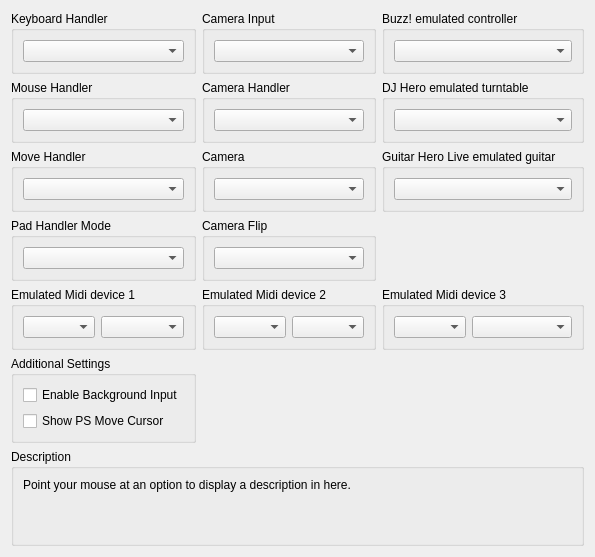
      <widget class="QWidget" name="inputTab">
       <attribute name="title">
        <string>I/O</string>
       </attribute>
       <layout class="QVBoxLayout" name="inputTab_layout">
        <item>
         <layout class="QGridLayout" name="ioGridLayout">
          <item row="2" column="2">
           <widget class="QGroupBox" name="gb_ghltar_emulated">
            <property name="title">
             <string>Guitar Hero Live emulated guitar</string>
            </property>
            <layout class="QVBoxLayout" name="gb_ghltar_emulated_layout">
             <item>
              <widget class="QComboBox" name="ghltarBox"/>
             </item>
            </layout>
           </widget>
          </item>
          <item row="2" column="0">
           <widget class="QGroupBox" name="gb_move_handler">
            <property name="title">
             <string>Move Handler</string>
            </property>
            <layout class="QVBoxLayout" name="gb_move_handler_layout">
             <item>
              <widget class="QComboBox" name="moveBox"/>
             </item>
            </layout>
           </widget>
          </item>
          <item row="1" column="2">
           <widget class="QGroupBox" name="gb_turntable_emulated">
            <property name="title">
             <string>DJ Hero emulated turntable</string>
            </property>
            <layout class="QVBoxLayout" name="gb_turntable_emulated_layout">
             <item>
              <widget class="QComboBox" name="turntableBox"/>
             </item>
            </layout>
           </widget>
          </item>
          <item row="1" column="0">
           <widget class="QGroupBox" name="gb_mouse_handler">
            <property name="title">
             <string>Mouse Handler</string>
            </property>
            <layout class="QVBoxLayout" name="gb_mouse_handler_layout">
             <item>
              <widget class="QComboBox" name="mouseHandlerBox"/>
             </item>
            </layout>
           </widget>
          </item>
          <item row="0" column="2">
           <widget class="QGroupBox" name="gb_buzz_emulated">
            <property name="title">
             <string>Buzz! emulated controller</string>
            </property>
            <layout class="QVBoxLayout" name="gb_buzz_emulated_layout">
             <item>
              <widget class="QComboBox" name="buzzBox"/>
             </item>
            </layout>
           </widget>
          </item>
          <item row="0" column="0">
           <widget class="QGroupBox" name="gb_keyboard_handler">
            <property name="title">
             <string>Keyboard Handler</string>
            </property>
            <layout class="QVBoxLayout" name="gb_keyboard_handler_layout">
             <item>
              <widget class="QComboBox" name="keyboardHandlerBox"/>
             </item>
            </layout>
           </widget>
          </item>
          <item row="3" column="0">
           <widget class="QGroupBox" name="gb_pad_mode">
            <property name="title">
             <string>Pad Handler Mode</string>
            </property>
            <layout class="QVBoxLayout" name="gb_pad_mode_layout">
             <item>
              <widget class="QComboBox" name="padModeBox"/>
             </item>
            </layout>
           </widget>
          </item>
          <item row="0" column="1">
           <widget class="QGroupBox" name="gb_camera_type">
            <property name="title">
             <string>Camera Input</string>
            </property>
            <layout class="QVBoxLayout" name="gb_camera_type_layout">
             <item>
              <widget class="QComboBox" name="cameraTypeBox"/>
             </item>
            </layout>
           </widget>
          </item>
          <item row="3" column="1">
           <widget class="QGroupBox" name="gb_camera_flip">
            <property name="title">
             <string>Camera Flip</string>
            </property>
            <layout class="QVBoxLayout" name="gb_camera_flip_layout">
             <item>
              <widget class="QComboBox" name="cameraFlipBox"/>
             </item>
            </layout>
           </widget>
          </item>
          <item row="2" column="1">
           <widget class="QGroupBox" name="gb_camera_id">
            <property name="title">
             <string>Camera</string>
            </property>
            <layout class="QVBoxLayout" name="camera_id_layout">
             <item>
              <widget class="QComboBox" name="cameraIdBox"/>
             </item>
            </layout>
           </widget>
          </item>
          <item row="1" column="1">
           <widget class="QGroupBox" name="gb_camera_setting">
            <property name="title">
             <string>Camera Handler</string>
            </property>
            <layout class="QVBoxLayout" name="gb_camera_setting_layout">
             <item>
              <widget class="QComboBox" name="cameraBox"/>
             </item>
            </layout>
           </widget>
          </item>
          <item row="4" column="1">
           <widget class="QGroupBox" name="gb_midi_2">
            <property name="title">
             <string>Emulated Midi device 2</string>
            </property>
            <layout class="QVBoxLayout" name="midLayout2">
             <item>
              <layout class="QHBoxLayout" name="midiHLayout2" stretch="1,2">
               <item>
                <widget class="QComboBox" name="midiTypeBox2"/>
               </item>
               <item>
                <widget class="QComboBox" name="midiDeviceBox2"/>
               </item>
              </layout>
             </item>
            </layout>
           </widget>
          </item>
          <item row="4" column="2">
           <widget class="QGroupBox" name="gb_midi_3">
            <property name="title">
             <string>Emulated Midi device 3</string>
            </property>
            <layout class="QVBoxLayout" name="midLayout3">
             <item>
              <layout class="QHBoxLayout" name="midiHLayout3" stretch="1,2">
               <item>
                <widget class="QComboBox" name="midiTypeBox3"/>
               </item>
               <item>
                <widget class="QComboBox" name="midiDeviceBox3"/>
               </item>
              </layout>
             </item>
            </layout>
           </widget>
          </item>
          <item row="4" column="0">
           <widget class="QGroupBox" name="gb_midi_1">
            <property name="title">
             <string>Emulated Midi device 1</string>
            </property>
            <layout class="QVBoxLayout" name="midLayout1">
             <item>
              <layout class="QHBoxLayout" name="midiHLayout1" stretch="1,2">
               <item>
                <widget class="QComboBox" name="midiTypeBox1"/>
               </item>
               <item>
                <widget class="QComboBox" name="midiDeviceBox1"/>
               </item>
              </layout>
             </item>
            </layout>
           </widget>
          </item>
          <item row="6" column="0">
           <widget class="QGroupBox" name="gb_additional_io_settings">
            <property name="title">
             <string>Additional Settings</string>
            </property>
            <layout class="QVBoxLayout" name="layout_gb_additional_io_settings">
             <item>
              <widget class="QCheckBox" name="backgroundInputBox">
               <property name="text">
                <string>Enable Background Input</string>
               </property>
              </widget>
             </item>
             <item>
              <widget class="QCheckBox" name="showMoveCursorBox">
               <property name="text">
                <string>Show PS Move Cursor</string>
               </property>
              </widget>
             </item>
            </layout>
           </widget>
          </item>
         </layout>
        </item>
        <item>
         <spacer name="inputTabSpacer">
          <property name="orientation">
           <enum>Qt::Vertical</enum>
          </property>
          <property name="sizeType">
           <enum>QSizePolicy::MinimumExpanding</enum>
          </property>
          <property name="sizeHint" stdset="0">
           <size>
            <width>0</width>
            <height>0</height>
           </size>
          </property>
         </spacer>
        </item>
        <item>
         <widget class="QGroupBox" name="gb_description_io">
          <property name="title">
           <string>Description</string>
          </property>
          <layout class="QVBoxLayout" name="gb_description_io_layout">
           <item>
            <widget class="QLabel" name="description_io">
             <property name="text">
              <string>Point your mouse at an option to display a description in here.


</string>
             </property>
             <property name="textFormat">
              <enum>Qt::PlainText</enum>
             </property>
             <property name="alignment">
              <set>Qt::AlignLeading|Qt::AlignLeft|Qt::AlignTop</set>
             </property>
             <property name="wordWrap">
              <bool>true</bool>
             </property>
            </widget>
           </item>
          </layout>
         </widget>
        </item>
       </layout>
      </widget>
